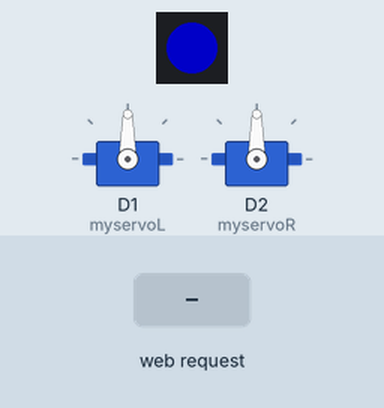
Bench run of a sketch on a simulated ESP8266 (NodeMCU). Parts: 2 × servo, 1 RGB LEDs in strip order, left to right. The inputs (shaded band) are chosen by the test bench. Dim RGB values are drawn brighter than linear; random numbers use the default seed unless the sketch sets one; what the sketch prints to the serial monitor is not drawn.

Above: at 2.2 s.
2.3 s: HTTP request GET /ron received
At 2.76 s:
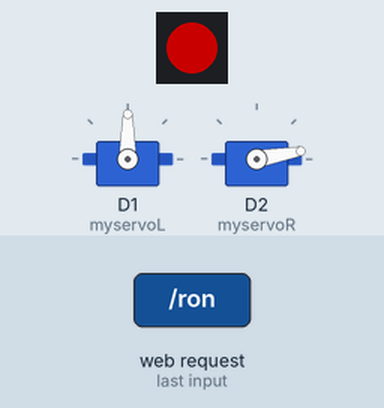
5.3 s: HTTP request GET /rron received
At 6.4 s:
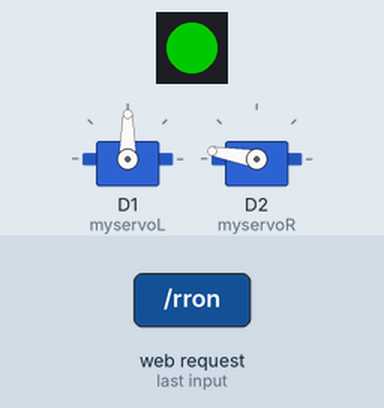
8.3 s: HTTP request GET /lon received
At 8.84 s:
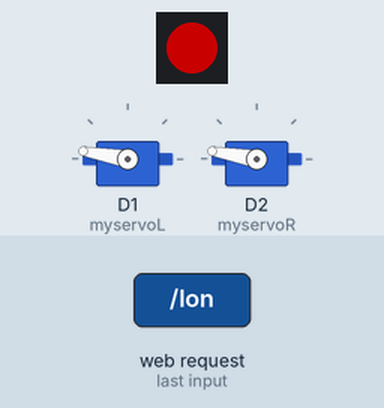
11.3 s: HTTP request GET /roff received
At 12.5 s:
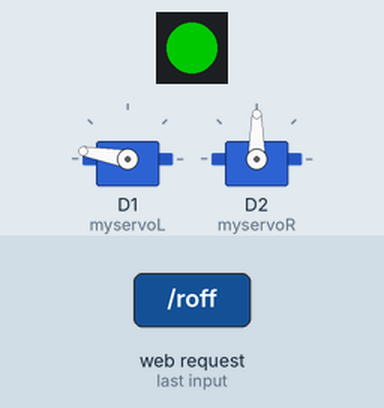
14.3 s: HTTP request GET /lron received
At 14.91 s:
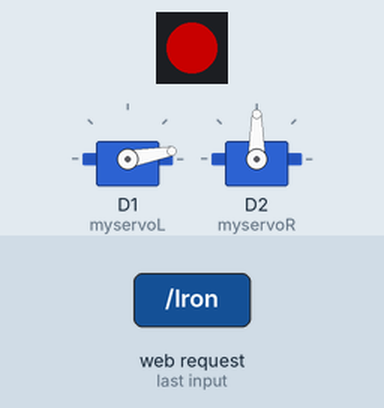
17.3 s: HTTP request GET /loff received
At 17.95 s:
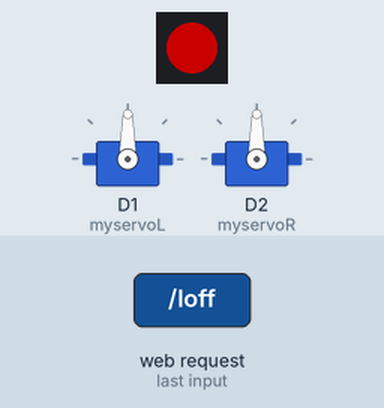
Timing chart, 0 to 21.3 s (numbered marks = the images above; inputs shaded):
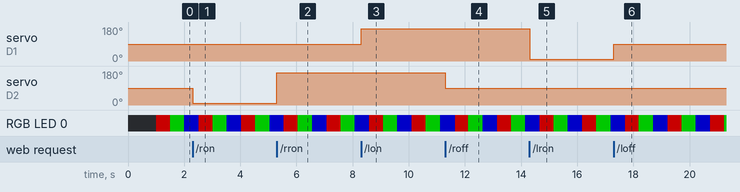

The sketch:

program.ino
```cpp
#include <ESP8266WiFi.h>
#include <WiFiClient.h>
#include <ESP8266WebServer.h>
#include <Servo.h>
#include <Adafruit_NeoPixel.h>
#include <index.h>


/* Set these to your desired credentials. */
const char *ssid = "Amirobot";
const char *password = "Amirobot++";

ESP8266WebServer server(80);

Servo myservoL;
Servo myservoR;

/**
 * Led RGB pour l'oeil
 */
Adafruit_NeoPixel strip = Adafruit_NeoPixel(1, D3, NEO_GRB + NEO_KHZ800);

void handleRoot() {
  server.send(200, "text/html", MAIN_page);
}


void ron() {
  server.send(200, "text/html", "<h1>Right on</h1>");
myservoR.write(10);
}
void rron() {
  server.send(200, "text/html", "<h1>Right on</h1>");
myservoR.write(170);
}
void roff() {
  server.send(200, "text/html", "<h1>Right off</h1>");
myservoR.write(90);
}
void lon() {
  server.send(200, "text/html", "<h1>Left on</h1>");
myservoL.write(170);
}
void lron() {
  server.send(200, "text/html", "<h1>Left on</h1>");
myservoL.write(10);
}
void loff() {
  server.send(200, "text/html", "<h1>Left off</h1>");
myservoL.write(90);
}

void setup() {
myservoL.attach(D1);;
myservoR.attach(D2);
myservoL.write(90);
myservoR.write(90);

  strip.begin();
  strip.show(); // Initialize all pixels to 'off'

  delay(1000);
  Serial.begin(115200);
  Serial.println();
  Serial.print("Configuring access point...");
  /* You can remove the password parameter if you want the AP to be open. */
  WiFi.softAP(ssid, password);

  IPAddress myIP = WiFi.softAPIP();
  Serial.print("AP IP address: ");
  Serial.println(myIP);
  server.on("/", handleRoot);
  server.on("/ron", ron);
  server.on("/rron", rron);
  server.on("/roff", roff);
  server.on("/lon", lon);
  server.on("/lron", lron);
  server.on("/loff", loff);
  server.begin();
  Serial.println("HTTP server started");
}
int cycle=0;
void loop() {
  server.handleClient();
  cycle++;
  switch(cycle){
    case 1 : strip.setPixelColor(0, strip.Color(100, 0, 0)); strip.show();
    break;
    case 50 : strip.setPixelColor(0, strip.Color(0, 100, 0)); strip.show();
    break;
    case 100 : strip.setPixelColor(0, strip.Color(0, 0, 100)); strip.show();
    break;
    case 150 : cycle=0;
    break;
  }
  delay(10);
}
```

index.h
```cpp
/**
 * Fichier contenant l'interface web charger en tant qu'index du micro serveur web de l'esp8266
 */
const char MAIN_page[] PROGMEM = R"=====(
<html>
  <head>
    <title>Microcar</title>
    <script>
	function getRandomInt(max) {
  return Math.floor(Math.random() * Math.floor(max));
	}
    function s(u){var x = new XMLHttpRequest();x.open("GET", u+"?x="+getRandomInt(10000), true);x.send(null);}
    function ret(u){return function(e){
                                s(u);
                                e.returnValue = false;
                                return false;
                            }
                    }
    window.addEventListener('load', function(){
        var lf = document.getElementById('lf');
        var rf = document.getElementById('rf');
        var lb = document.getElementById('lb');
        var rb = document.getElementById('rb');
        lf.addEventListener('touchstart', ret("lon"), false);
        lf.addEventListener('touchend', ret("loff"), false);
        rf.addEventListener('touchstart', ret("ron"), false);
        rf.addEventListener('touchend', ret("roff"), false);
        lb.addEventListener('touchstart', ret("lron"), false);
        lb.addEventListener('touchend', ret("loff"), false);
        rb.addEventListener('touchstart', ret("rron"), false);
        rb.addEventListener('touchend', ret("roff"), false);

        lf.addEventListener('mousedown', ret("lon"), false);
        lf.addEventListener('mouseup', ret("loff"), false);
        rf.addEventListener('mousedown', ret("ron"), false);
        rf.addEventListener('mouseup', ret("roff"), false);
        lb.addEventListener('mousedown', ret("lron"), false);
        lb.addEventListener('mouseup', ret("loff"), false);
        rb.addEventListener('mousedown', ret("rron"), false);
        rb.addEventListener('mouseup', ret("roff"), false);

    }, false);

    </script>
  </head>
  <body>
  <div>
    <button id="lf" style="width:50%;height:50%;float:left;">LF</button>
    <button id="rf" style="width:50%;height:50%;float:left;">RF</button>
    <button id="lb" style="width:50%;height:50%;float:left;">LB</button>
    <button id="rb" style="width:50%;height:50%;float:left;">RB</button>
    </div>
  </body>
</html>
)=====";
```

Measured:
- after the input at 2.3 s, servo on D2 (myservoR): 90° → 10° at once
- after the input at 5.3 s, servo on D2 (myservoR): 10° → 170° at once
- after the input at 8.3 s, servo on D1 (myservoL): 90° → 170° at once
- after the input at 11.3 s, servo on D2 (myservoR): 170° → 90° at once
- after the input at 14.3 s, servo on D1 (myservoL): 170° → 10° at once
- after the input at 17.3 s, servo on D1 (myservoL): 10° → 90° at once
